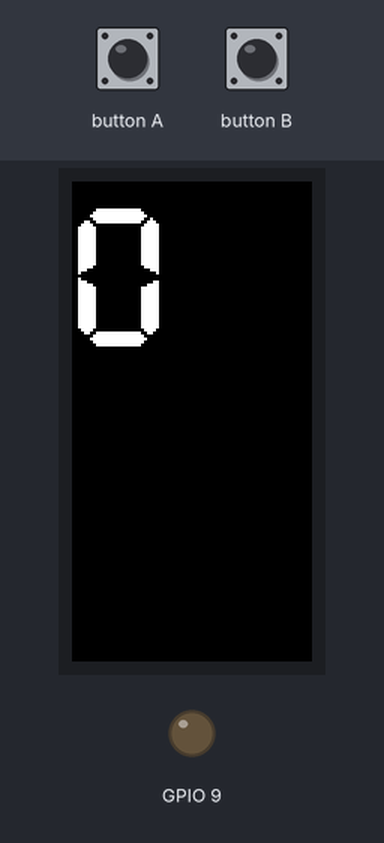
Recording of a sketch running on a simulated ESP32-S3. Shown: 80×160 colour display, output pins drawn as LEDs (lit = HIGH). Inputs (shaded band) come from the test bench.

Above: at 1.3 s.
1.4 s: button A pressed for 0.15 s
3.1 s: button A pressed for 1 s
At 4.0 s:
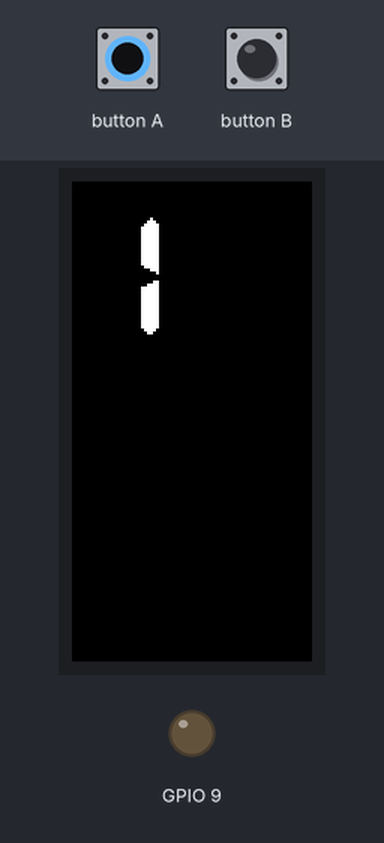
Timing chart, 0 to 6.1 s (numbered marks = the images above; inputs shaded):
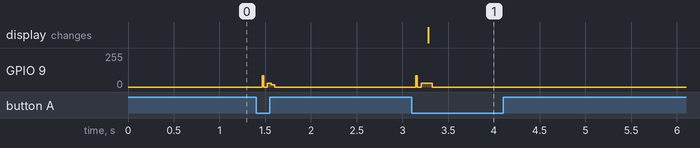

The sketch:

M5stickCceilinglightIR.ino
```cpp
#include <M5StickC.h>

double Ttime = 637.5; // Normal: 562usec, My Toshiba Ceiling Light is 637.5usec.

int cursor = 0;

struct REMOTE {
  char name[9];
  int bitnum;
  uint64_t command;
};
// リモコンコード一覧 name, bit数, コマンド
REMOTE remote[] = {
  { "ON" , 32, 0xE730E817UL },
  { "M2" , 64, 0xE73017E8B0705017UL },
  { "OFF" , 32, 0xE730D02FUL },

};

void setup() {
  ledcSetup(0,38000,8);   //38kHz
  ledcAttachPin(9, 0);    //IR:9, testgpio-output:26

  M5.begin();
  M5.Lcd.fillScreen(BLACK);
  M5.Lcd.setTextFont(7);
  M5.Lcd.setCursor(0, 8);
  M5.Lcd.print("0");
}

void loop() {

  M5.update();

  if ( M5.BtnA.wasPressed() ) {
    doLeaderPulse();

    for (int a=remote[cursor].bitnum-1; a>=0; a--) {
      doPulse((remote[cursor].command >> a) & 0x0000000000000001);
    }

    doEndPulse();

    M5.Lcd.setCursor(0, 8);
    M5.Lcd.print(String(cursor));
    cursor++;
    if (cursor >= 3) {
      cursor = 0;
    }
  }

  delay(100);
}

void doLeaderPulse() {
  ledcWrite(0,256/3);
  delayMicroseconds(Ttime * 16);
  ledcWrite(0,0);
  delayMicroseconds(Ttime * 8);
}

void doEndPulse() {
  ledcWrite(0,256/3);
  delayMicroseconds(Ttime);
  ledcWrite(0,0);
  delayMicroseconds(Ttime);
}


void doPulse(int num) {
  ledcWrite(0,256/3);
  delayMicroseconds(Ttime);
  ledcWrite(0,0);

  if (num == 1) {
    delayMicroseconds(Ttime * 3);
  } else {
    delayMicroseconds(Ttime);
  }
}
```

Measured:
- after the input at 3.1 s, GPIO 9: 0/255 → 30/255 after 0.05 s, → 0/255 0.18 s later; the display: changes after 0.18 s (image 1)
